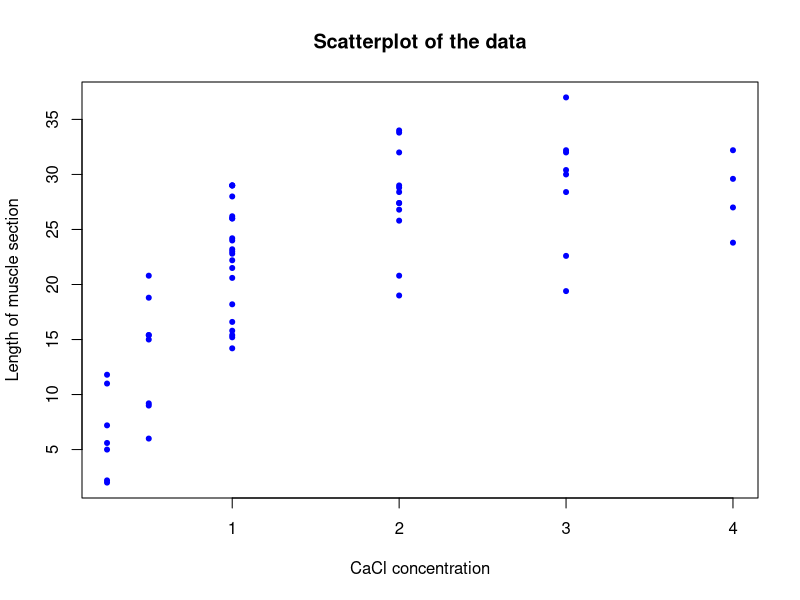
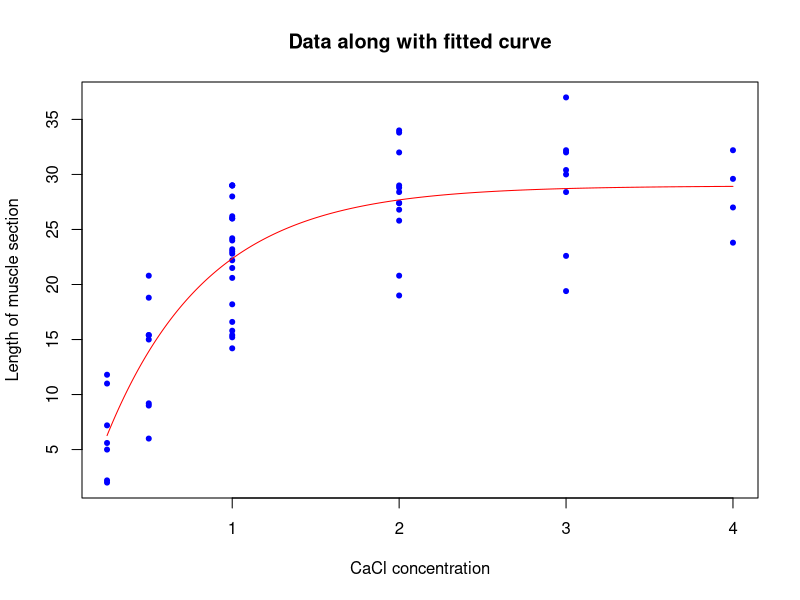
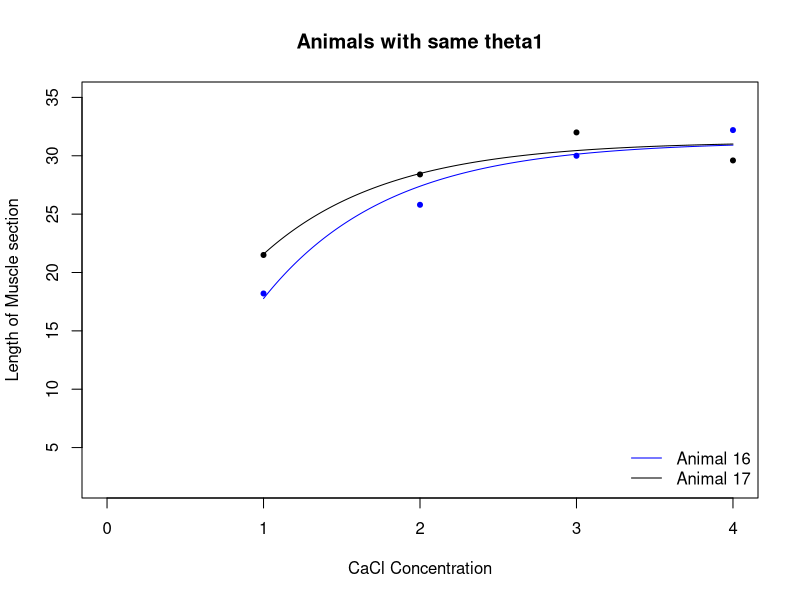
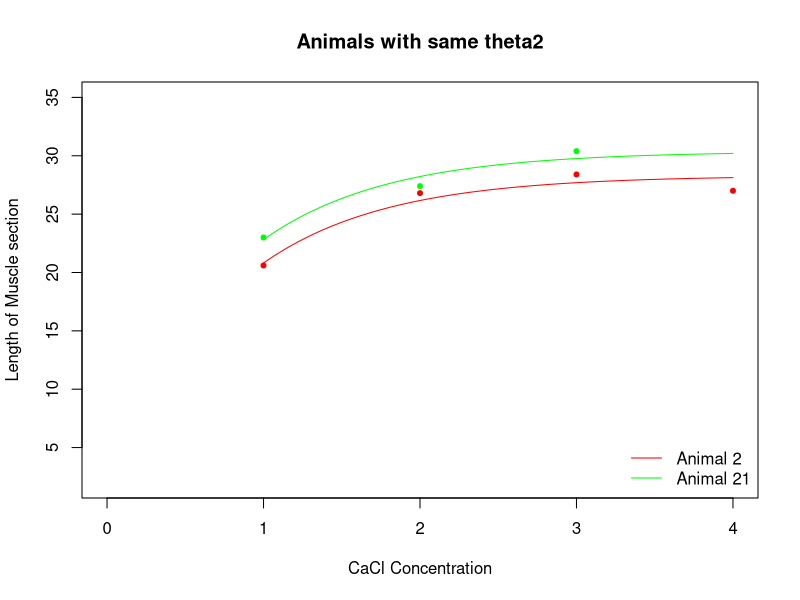
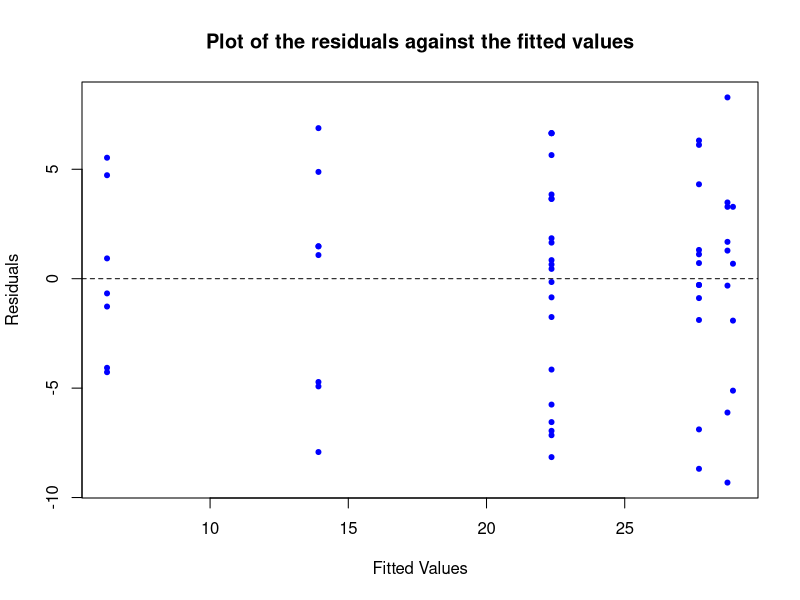
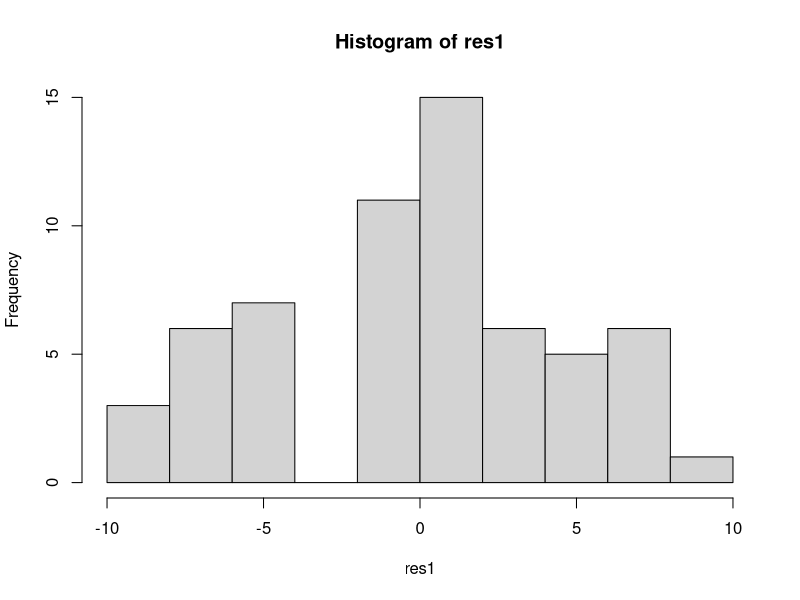
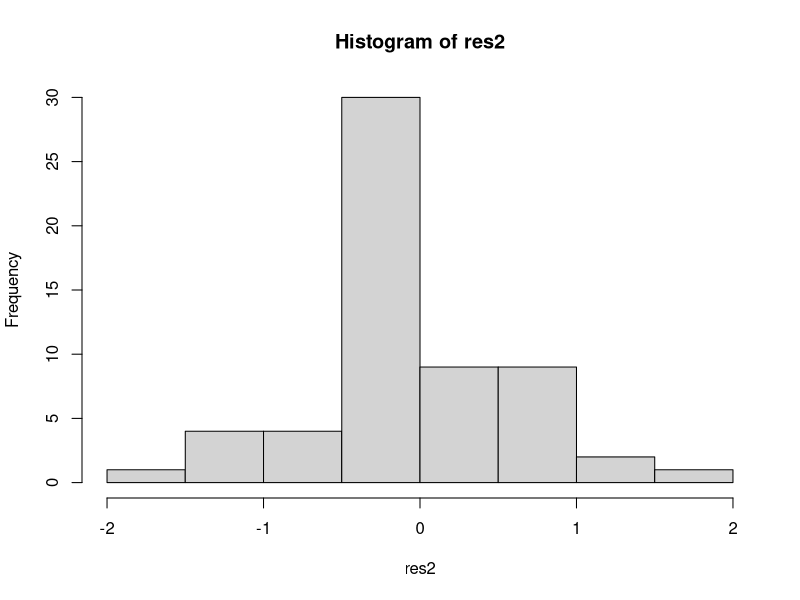
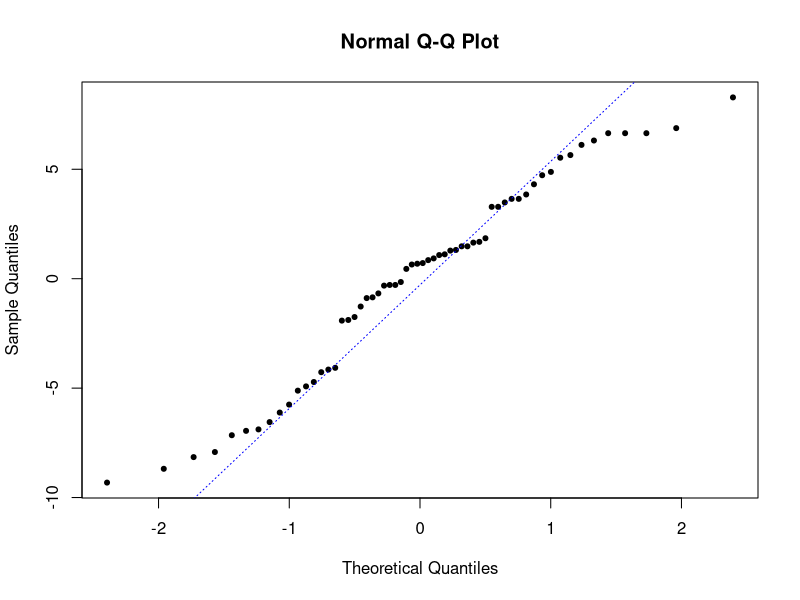

R code for these plots, in order:
library(MASS)
library(ggplot2)
data  = muscle

#scatterplot of the data
plot(Length ~ Conc ,xlab="CaCl concentration",ylab="Length of muscle section",main= "Scatterplot of the data", pch=20, cex=1, col="blue", data = data)



#fit model

data.fit = nls(Length ~ th1 + th2 * exp(-Conc/th3), data, list(th1 = 10, th2 = -5, th3 = 5))
summary(data.fit)

coef = coef(data.fit)

plot(Length ~ Conc ,xlab="CaCl concentration",ylab="Length of muscle section",main= "Data along with fitted curve", pch=20, cex=1, col="blue", data = data)
#curve(coef[1] + coef[2]*exp(-x/coef[3]),col='red',add=TRUE)
x=seq(from=0.25,to=4,by=0.01)
lines(x,coef[1] + coef[2]*exp(-x/coef[3]),col="red")
res1 = residuals(data.fit)

#Second model

data2.fit = nls(Length ~ th1[Strip] + th2[Strip] * exp(-Conc/th3), data, list(th1 = rep(coef[1],21) , th2 = rep(coef[2],21), th3 = coef[3]))
coef2 = coef(data2.fit)
summary(data2.fit)

res2 = residuals(data2.fit)

#Compare curves of different animals 


#same theta1

x3 = seq(from=1,to=4,by=0.01)
plot(data$Conc[data$Strip == "S16"], data$Length[data$ Strip == "S16"], pch=20, col="blue",ylim=c(2, 35), xlim=c(0, 4), xlab= "CaCl Concentration", ylab = "Length of Muscle section",main = 'Animals with same theta1')
legend('bottomright', legend = c('Animal 16','Animal 17'), lty=c(1,1),lwd=c(1,1),col=c('blue','black'),bty = 'n')
lines(x3, coef2[16] + coef2[37] * exp(-x3 / coef2[43]), col="blue ")


points(data$Conc[data$Strip == "S17"], data$Length[data$ Strip == "S17"], pch=20, col="black")
lines(x3, coef2[17] + coef2[38] * exp(-x3 / coef2[43]), col="black ")

#same theta2
plot(data$Conc[data$Strip == "S02"], data$Length[data$ Strip == "S02"], pch=20, col="red",ylim=c(2, 35), xlim=c(0, 4), xlab= "CaCl Concentration", ylab = "Length of Muscle section", main = 'Animals with same theta2')
legend('bottomright', legend = c('Animal 2','Animal 21'), lty=c(1,1),lwd=c(1,1),col=c('red','green'),bty = 'n')
lines(x3, coef2[2] + coef2[23] * exp(-x3 / coef2[43]), col="red ")

points(data$Conc[data$Strip == "S21"], data$Length[data$ Strip == "S21"], pch=20, col="green")
lines(x3, coef2[21] + coef2[42] * exp(-x3 / coef2[43]), col="green ")

#Check Assumptions
#1st model
plot(fitted(data.fit),res1,xlab="Fitted Values",ylab="Residuals",main= "Plot of the residuals against the fitted values", pch=20, cex=1, col="blue") # not good
abline(a=0, b=0, lty= 2)
hist(res1)
hist(res2)
qqnorm(summary(data.fit)$res, cex = 1, pch= 20)
qqline(summary(data.fit)$res,lty=3,col="blue")


shapiro.test(summary(data.fit)$res)# H0:normality
#2nd Model
plot(fitted(data2.fit),res2,xlab="Fitted Values",ylab="Residuals",main= "Plot of the residuals against the fitted values", pch=20, cex=1, col="blue") # not good
abline(a=0, b=0, lty= 2)


qqnorm(summary(data2.fit)$res, cex = 1, pch= 20)
qqline(summary(data2.fit)$res,lty=3,col="blue")


shapiro.test(summary(data2.fit)$res)# H0:normality


